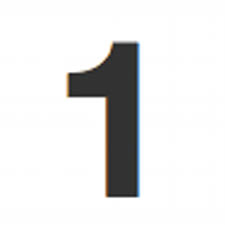
#> input picture src/tmachine/data/one.bmp, 225 x 225 px
$ python DigitClassification.py   (Python 2 division)
#> lines starting #> are read from the running program, lines starting #| are printed output that depends on the picture
# -*- coding: utf-8 -*-
"""
Created on Wed Apr 22 13:07:00 2015

@author: Jack
"""

from sklearn import svm
from PIL import Image
from numpy import array
import pickle

STANDARD_SIZE = (100, 100)

class Classifier:
    def __init__(self, dataFile = "data/data.dat"):
#> called with dataFile = 'data/data.dat'
        self.__dataFile = dataFile
        try:
            fp = open(dataFile,"r")
#> (reads src/tmachine/data/data.dat from the repository)
            self.__model = pickle.load(fp)
            fp.close()
        except:
            print "No data found in ", dataFile
            print "Check the correct filename was used or run \"train\" to generate the data"
            self.__model = None
    def train(self):
        """ Writes n of each image to create a trained model"""

        # lines to create training set
        # n = 100

        X = list()
        y = list()
        # [10 lines of commented-out code are left out]
        img = Image.open("data/one.bmp")
#> img is the input picture: PIL image 225x225 RGB; mean R, G, B 230, 230.1, 230.1
        img = img.resize(STANDARD_SIZE)
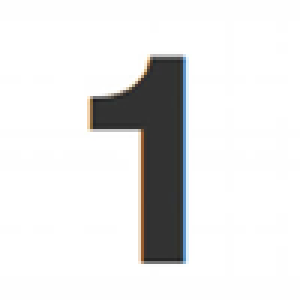
#> img: PIL image 100x100 RGB (shown 3 times larger); mean R, G, B 230, 230.1, 230
        img = list(img.getdata())
#> img = 10000 items, first 6: (254, 254, 254), (254, 254, 254), (254, 254, 254), (254, 254, 254), (254, 254, 254), (254, 254, 254)
        img = map(list, img)
#> img = 10000 items, first 6: [254, 254, 254], [254, 254, 254], [254, 254, 254], [254, 254, 254], [254, 254, 254], [254, 254, 254]
        x = array(img)
        X.append(x.flatten().tolist())
        y.append(1)

        img = Image.open("data/zero.bmp")
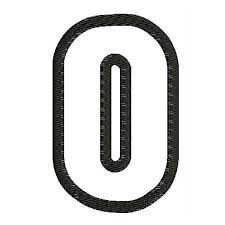
#> input picture src/tmachine/data/zero.bmp, 225 x 225 px
#> img is the input picture: PIL image 225x225 RGB; mean R, G, B 217.7, 217.8, 217.2
        img = img.resize(STANDARD_SIZE)
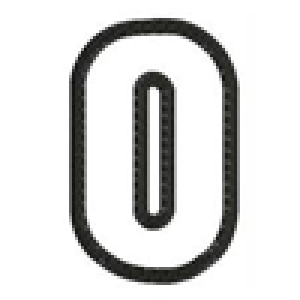
#> img: PIL image 100x100 RGB (shown 3 times larger); mean R, G, B 217.4, 217.5, 216.9
        img = list(img.getdata())
#> img = 10000 items, first 6: (255, 255, 255), (255, 255, 255), (255, 255, 255), (255, 255, 255), (255, 255, 255), (255, 255, 255)
        img = map(list, img)
#> img = 10000 items, first 6: [255, 255, 255], [255, 255, 255], [255, 255, 255], [255, 255, 255], [255, 255, 255], [255, 255, 255]
        x = array(img)
        X.append(x.flatten().tolist())
        y.append(0)


        self.__model = svm.SVC()

        # Regress y on X
        self.__model.fit(X,y)

        # Save out model
        fp = open(self.__dataFile, "w")
#> (the run stopped early here; a loop or call above may not have finished)
